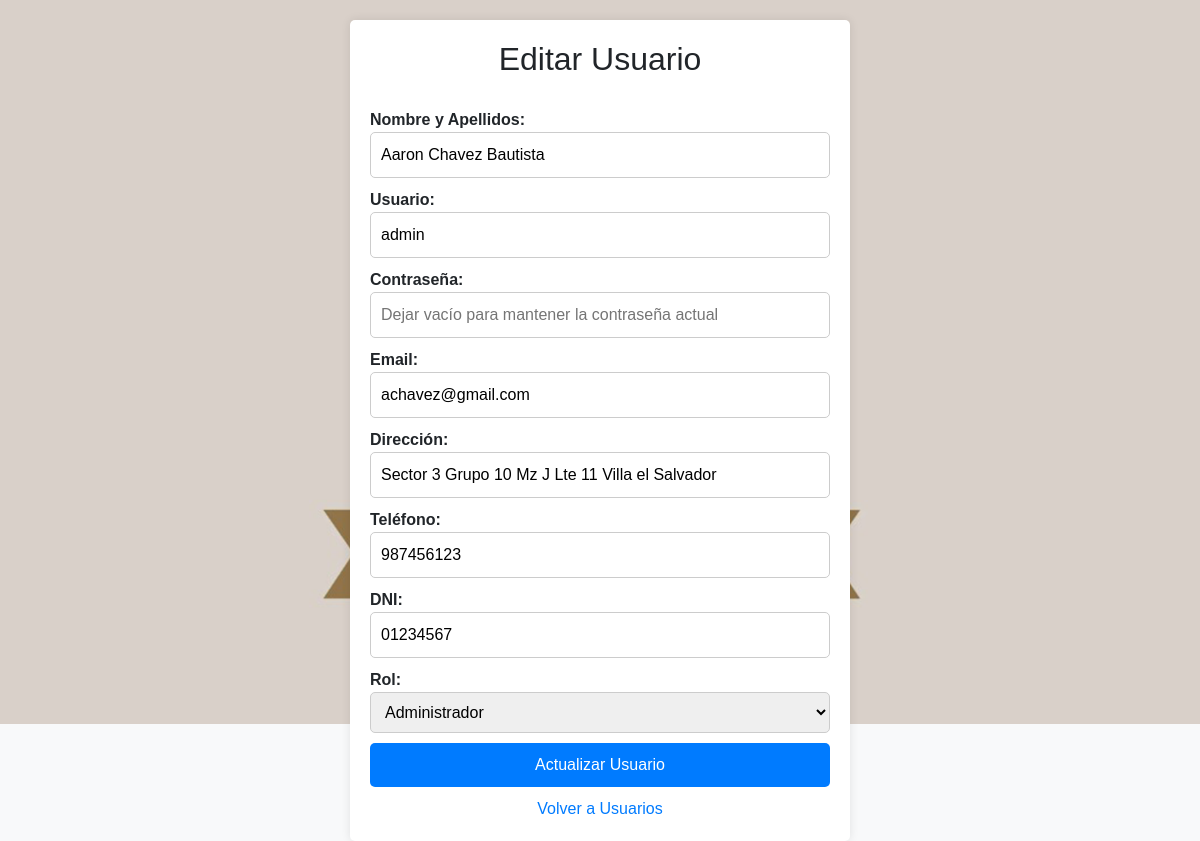
Screenshot of /editar_usuario.php?id=1 (signed in) with the database file from the repository.
### tables this page shows
CREATE TABLE `usuarios` (
  `id` int(11) NOT NULL,
  `nombre_apellidos` varchar(255) NOT NULL,
  `usuario` varchar(50) NOT NULL,
  `email` varchar(100) NOT NULL,
  `password` varchar(255) NOT NULL,
  `direccion` varchar(255) DEFAULT NULL,
  `telefono` varchar(20) DEFAULT NULL,
  `dni` varchar(20) DEFAULT NULL,
  `rol_id` int(11) DEFAULT NULL,
  `date_created` timestamp NOT NULL DEFAULT current_timestamp(),
  `date_modified` timestamp NOT NULL DEFAULT current_timestamp() ON UPDATE current_timestamp()
);

CREATE TABLE `roles` (
  `id` int(11) NOT NULL,
  `nombre` varchar(50) NOT NULL
);

### editar_usuario.php (the view, shortened to what this page needs)
<?php
include 'conexion.php';
if ($_SERVER["REQUEST_METHOD"] == "POST") {
    $id = $_POST['id'];
    $nombre_apellidos = $_POST['nombre_apellidos'];
    $usuario = $_POST['usuario'];
    $password = $_POST['password'];
    $email = $_POST['email'];
    $direccion = $_POST['direccion'];
    $telefono = $_POST['telefono'];
    $dni = $_POST['dni'];
    $rol_id = $_POST['rol_id'];
    if (empty($password)) {
        $sql = "UPDATE usuarios SET
                    nombre_apellidos='$nombre_apellidos',
                    usuario='$usuario',
                    email='$email',
                    direccion='$direccion',
                    telefono='$telefono',
                    dni='$dni',
                    rol_id='$rol_id'
                WHERE id=$id";
    } else {
        $password_hashed = password_hash($password, PASSWORD_DEFAULT);
        $sql = "UPDATE usuarios SET
                    nombre_apellidos='$nombre_apellidos',
                    usuario='$usuario',
                    password='$password_hashed',
                    email='$email',
                    direccion='$direccion',
                    telefono='$telefono',
                    dni='$dni',
                    rol_id='$rol_id'
                WHERE id=$id";
    }
    if ($conn->query($sql) === TRUE) {
        header("Location: usuarios.php");
        exit();
    } else {
        $error = "Error al actualizar el usuario: " . $conn->error;
    }
} else {
    $id = $_GET['id'];
    $sql = "SELECT * FROM usuarios WHERE id=$id";
    $result = $conn->query($sql);
    $usuario = $result->fetch_assoc();
}
$sql_roles = "SELECT * FROM roles";
$result_roles = $conn->query($sql_roles);
?>
<!DOCTYPE html>
<html lang="es">
<head>
    <link href="https://cdn.jsdelivr.net/npm/bootstrap@5.3.0-alpha1/dist/css/bootstrap.min.css" rel="stylesheet">
</head>
<body>
<div class="container">
    <h2>Editar Usuario</h2>
    <form method="post" action="<?php echo htmlspecialchars($_SERVER["PHP_SELF"]);?>">
        <label for="nombre_apellidos">Nombre y Apellidos:</label>
        <input type="text" name="nombre_apellidos" id="nombre_apellidos" value="<?php echo htmlspecialchars($usuario['nombre_apellidos']); ?>" required><br>
        <label for="usuario">Usuario:</label>
        <input type="text" name="usuario" id="usuario" value="<?php echo htmlspecialchars($usuario['usuario']); ?>" required><br>
        <label for="password">Contraseña:</label>
        <input type="password" name="password" id="password" placeholder="Dejar vacío para mantener la contraseña actual"><br>
        <label for="email">Email:</label>
        <input type="email" name="email" id="email" value="<?php echo htmlspecialchars($usuario['email']); ?>" required><br>
        <label for="direccion">Dirección:</label>
        <input type="text" name="direccion" id="direccion" value="<?php echo htmlspecialchars($usuario['direccion']); ?>" required><br>
        <label for="telefono">Teléfono:</label>
        <input type="text" name="telefono" id="telefono" value="<?php echo htmlspecialchars($usuario['telefono']); ?>" required><br>
        <label for="dni">DNI:</label>
        <input type="text" name="dni" id="dni" value="<?php echo htmlspecialchars($usuario['dni']); ?>" required><br>
        <label for="rol_id">Rol:</label>
        <select name="rol_id" id="rol_id" required>
            <?php while ($row = $result_roles->fetch_assoc()): ?>
                <option value="<?php echo $row['id']; ?>" <?php if ($row['id'] == $usuario['rol_id']) echo 'selected'; ?>>
                    <?php echo htmlspecialchars($row['nombre']); ?>
                </option>
            <?php endwhile; ?>
        </select><br>
        <input type="submit" value="Actualizar Usuario">
    </form>
    <a href="usuarios.php">Volver a Usuarios</a>
</div>
</body>
</html>

### editar_usuario.php (style rules this page uses)
body { font-family: Arial, sans-serif; background-color: #f8f9fa; margin: 0; padding: 0; background-image: url('img/pollo.png'); background-size: cover; background-position: center; background-repeat: no-repeat; height: 88vh; }
.container { max-width: 500px; margin: 20px auto; padding: 20px; background-color: #fff; border-radius: 5px; box-shadow: 0 0 10px rgba(0, 0, 0, 0.1); }
h2 { margin-bottom: 30px; text-align: center; }
label { font-weight: bold; }
input[type="text"], input[type="email"], input[type="password"], select { width: 100%; padding: 10px; margin-bottom: 10px; border: 1px solid #ccc; border-radius: 5px; box-sizing: border-box; }
input[type="submit"] { width: 100%; padding: 10px; background-color: #007bff; color: #fff; border: none; border-radius: 5px; cursor: pointer; transition: background-color 0.3s ease; }
a { display: block; margin-top: 10px; color: #007bff; text-decoration: none; text-align: center; transition: color 0.3s ease; }

### rows the page displays
usuarios: nombre_apellidos "Aaron Chavez Bautista", usuario "admin", email "achavez@gmail.com", direccion "Sector 3 Grupo 10 Mz J Lte 11 Villa el Salvador", telefono "987456123", dni "01234567", rol_id "Administrador"
